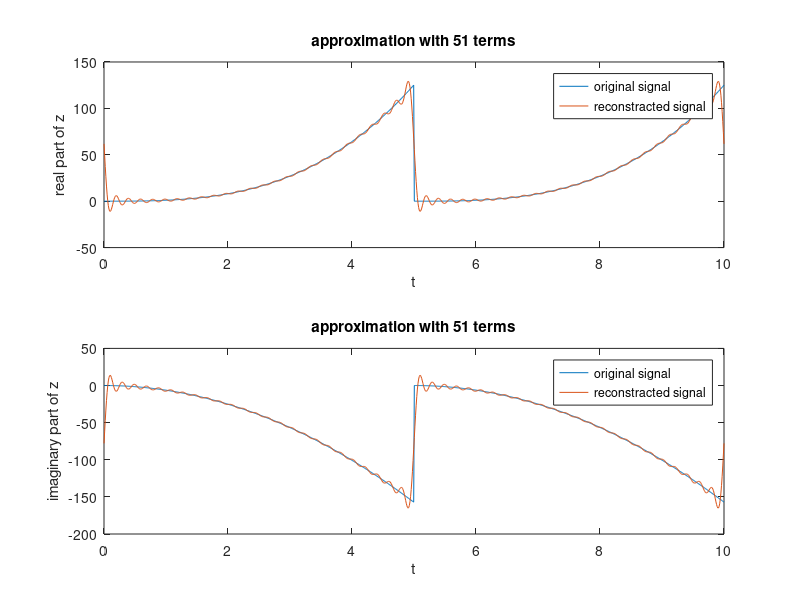
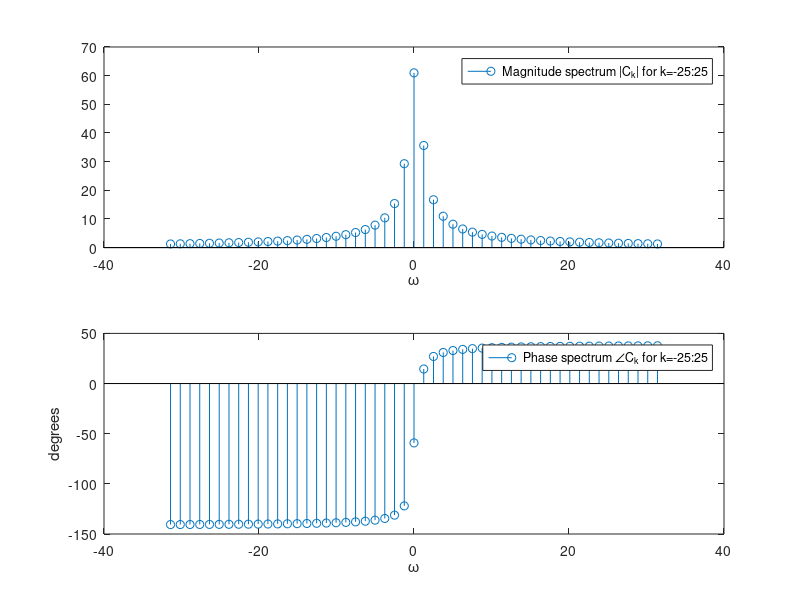

The MATLAB script that drew these images, in order:
close all
clear all
clc


%% single period defination
z=@(t) t.^3-2j*pi*t.^2;
t_single_period=0:0.01:5; % single period is from 0 to 2
z_single_period=z(t_single_period);

%% period and fundamental angular freq.
T=5;
w0=2*pi/T; 
k=-25:25;

for ii=1:length(k)
    C_k(ii)=(1/T)*trapz(t_single_period, z_single_period.*exp(-j*k(ii)*w0*t_single_period));
end

w0k=w0*k;  
figure (2)
subplot(211)
stem(w0k,abs(C_k))

legend('Magnitude spectrum |C_k| for k=-25:25')
xlabel('\omega')

subplot(212)
stem(w0k,angle(C_k)*180/pi);

legend('Phase spectrum \angleC_k for k=-25:25')
xlabel('\omega')
ylabel('degrees')

%% replicating single period
periods=2;
z_extended=repmat(z_single_period,1,periods);
t_extended=linspace(t_single_period(1),periods*(t_single_period(end)-t_single_period(1)),length(z_extended));


figure (1)
subplot(211)
plot(t_extended,real(z_extended));
xlabel('t')
hold on

subplot(212)
plot(t_extended,imag(z_extended));
xlabel('t')
hold on

%% signal reconstruction

t_reconstracted=linspace(t_single_period(1),periods*(t_single_period(end)-t_single_period(1)),...
    periods*length(z_single_period));
x_reconstracted=zeros(1,length(t_reconstracted));  


for ii=1:length(k)
    x_reconstracted=x_reconstracted+C_k(ii)*exp(j*k(ii)*w0*t_reconstracted);
end

figure(1)
subplot(211)
plot(t_reconstracted,real(x_reconstracted))
xlabel('t');
ylabel('real part of z')
title('approximation with 51 terms')
legend('original signal','reconstracted signal')

subplot(212)
plot(t_reconstracted,imag(x_reconstracted))
xlabel('t');
ylabel('imaginary part of z')
title('approximation with 51 terms')
legend('original signal','reconstracted signal')

